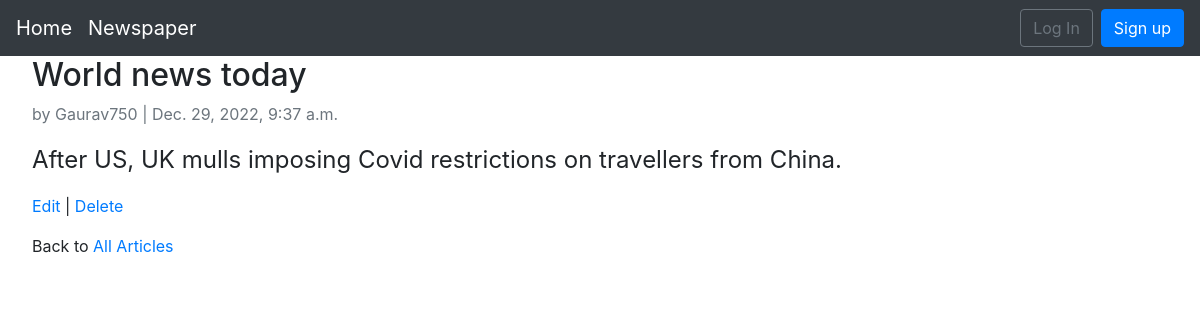
Page /articles/2/ on the committed database.
### articles/models.py (models this page shows, shortened)
class Article(models.Model):
    title = models.CharField(max_length=255)
    body = models.TextField()
    date = models.DateTimeField(auto_now_add=True)
    author = models.ForeignKey(get_user_model(), on_delete=models.CASCADE)

### accounts/models.py (models this page shows)
class CustomUser(AbstractUser):
    age = models.PositiveIntegerField(null=True, blank=True)

### articles/views.py (the view)
# urls.py: path('<int:pk>/', ArticleDetailView.as_view(), name='article_detail'),
class ArticleDetailView(DetailView):
    model = Article
    template_name = 'article_detail.html'

### templates/article_detail.html
{% extends 'base.html' %} {% block content %}
<div class="article-entry">
  <h2>{{object.title}}</h2>
  <p class="text-muted">by {{object.author}} | {{object.date}}</p>
  <p style="font-size: 1.5rem">{{object.body}}</p>
</div>
<p>
  <a href="{% url 'article_edit' article.pk %}">Edit</a> |
  <a href="{% url 'article_delete' article.pk %}">Delete</a>
</p>
<p>Back to <a href="{% url 'article_list' %}">All Articles</a></p>
{% endblock content %}

### rows in the picture
Article: title "World news today", author "Gaurav750", date "Dec. 29, 2022, 9:37 a.m.", body "After US, UK mulls imposing Covid restrictions on travellers from China."
